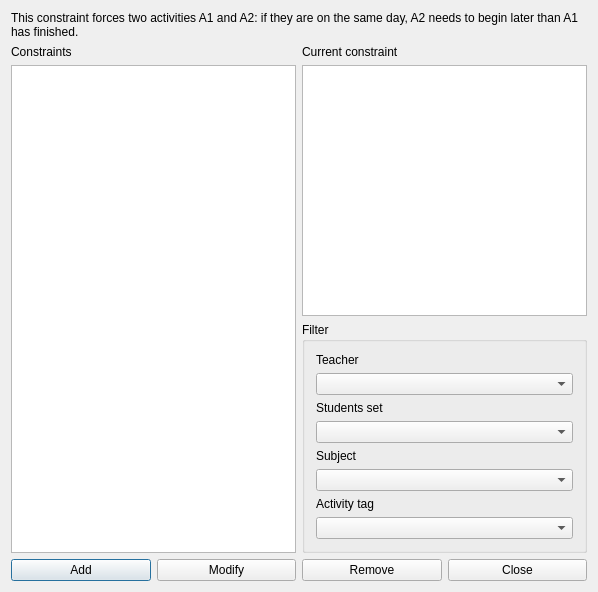
<?xml version="1.0" encoding="UTF-8"?>
<ui version="4.0">
 <class>ConstraintTwoActivitiesOrderedIfSameDayForm_template</class>
 <widget class="QDialog" name="ConstraintTwoActivitiesOrderedIfSameDayForm_template">
  <property name="geometry">
   <rect>
    <x>0</x>
    <y>0</y>
    <width>598</width>
    <height>592</height>
   </rect>
  </property>
  <property name="windowTitle">
   <string extracomment="This is the title of the dialog in which you see the list of all constraints of this type">Constraints two activities ordered if same day</string>
  </property>
  <layout class="QGridLayout" name="gridLayout_2">
   <item row="0" column="0" colspan="2">
    <widget class="QLabel" name="textLabel1">
     <property name="sizePolicy">
      <sizepolicy hsizetype="Minimum" vsizetype="Minimum">
       <horstretch>0</horstretch>
       <verstretch>0</verstretch>
      </sizepolicy>
     </property>
     <property name="text">
      <string>This constraint forces two activities A1 and A2: if they are on the same day, A2 needs to begin later than A1 has finished.</string>
     </property>
     <property name="wordWrap">
      <bool>true</bool>
     </property>
    </widget>
   </item>
   <item row="1" column="0">
    <layout class="QVBoxLayout" name="verticalLayout_2">
     <item>
      <widget class="QLabel" name="constraintsTextLabel">
       <property name="frameShape">
        <enum>QFrame::NoFrame</enum>
       </property>
       <property name="frameShadow">
        <enum>QFrame::Plain</enum>
       </property>
       <property name="text">
        <string>Constraints</string>
       </property>
       <property name="wordWrap">
        <bool>false</bool>
       </property>
      </widget>
     </item>
     <item>
      <widget class="QListWidget" name="constraintsListWidget"/>
     </item>
    </layout>
   </item>
   <item row="1" column="1">
    <layout class="QVBoxLayout" name="verticalLayout">
     <item>
      <widget class="QLabel" name="currentConstraintTextLabel">
       <property name="text">
        <string>Current constraint</string>
       </property>
       <property name="wordWrap">
        <bool>false</bool>
       </property>
      </widget>
     </item>
     <item>
      <widget class="QPlainTextEdit" name="currentConstraintTextEdit"/>
     </item>
     <item>
      <widget class="QGroupBox" name="filterGroupBox_2">
       <property name="title">
        <string>Filter</string>
       </property>
       <layout class="QGridLayout" name="gridLayout">
        <item row="0" column="0">
         <widget class="QLabel" name="teachersTextLabel">
          <property name="text">
           <string>Teacher</string>
          </property>
          <property name="wordWrap">
           <bool>false</bool>
          </property>
         </widget>
        </item>
        <item row="1" column="0">
         <widget class="QComboBox" name="teachersComboBox"/>
        </item>
        <item row="2" column="0">
         <widget class="QLabel" name="studentsTextLabel">
          <property name="text">
           <string>Students set</string>
          </property>
          <property name="wordWrap">
           <bool>false</bool>
          </property>
         </widget>
        </item>
        <item row="3" column="0">
         <widget class="QComboBox" name="studentsComboBox"/>
        </item>
        <item row="4" column="0">
         <widget class="QLabel" name="subjectsTextLabel">
          <property name="text">
           <string>Subject</string>
          </property>
          <property name="wordWrap">
           <bool>false</bool>
          </property>
         </widget>
        </item>
        <item row="5" column="0">
         <widget class="QComboBox" name="subjectsComboBox"/>
        </item>
        <item row="6" column="0">
         <widget class="QLabel" name="activityTagsTextLabel">
          <property name="text">
           <string>Activity tag</string>
          </property>
          <property name="wordWrap">
           <bool>false</bool>
          </property>
         </widget>
        </item>
        <item row="7" column="0">
         <widget class="QComboBox" name="activityTagsComboBox"/>
        </item>
       </layout>
      </widget>
     </item>
    </layout>
   </item>
   <item row="2" column="0" colspan="2">
    <layout class="QHBoxLayout" name="horizontalLayout">
     <item>
      <widget class="QPushButton" name="addConstraintPushButton">
       <property name="text">
        <string>Add</string>
       </property>
      </widget>
     </item>
     <item>
      <widget class="QPushButton" name="modifyConstraintPushButton">
       <property name="text">
        <string>Modify</string>
       </property>
      </widget>
     </item>
     <item>
      <widget class="QPushButton" name="removeConstraintPushButton">
       <property name="text">
        <string>Remove</string>
       </property>
      </widget>
     </item>
     <item>
      <widget class="QPushButton" name="closePushButton">
       <property name="text">
        <string>Close</string>
       </property>
      </widget>
     </item>
    </layout>
   </item>
  </layout>
 </widget>
 <layoutdefault spacing="6" margin="11"/>
 <resources/>
 <connections/>
</ui>
